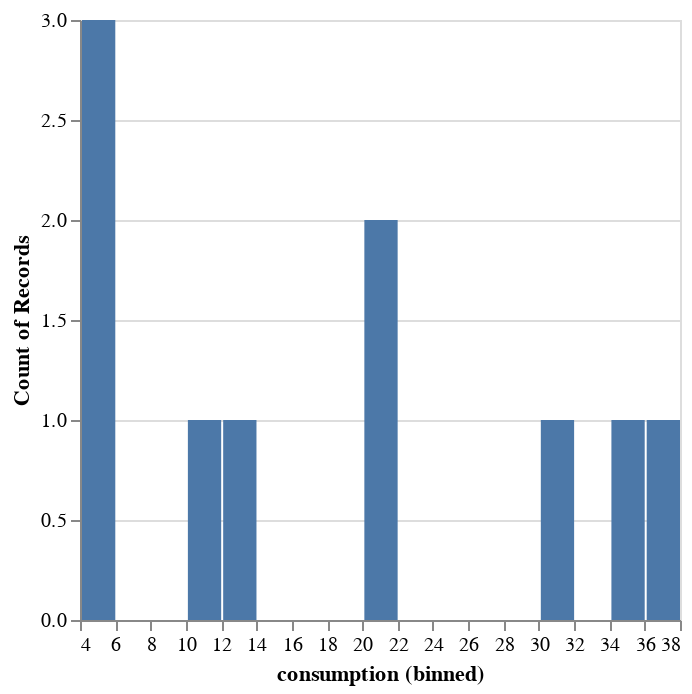

This figure's notebook cell:
### Code cell
alt.Chart(data).mark_bar().encode(
    alt.X("consumption:Q", bin=alt.Bin(step=2)),
    y='count()',
)

### Figure 1 — Vega-Lite specification as saved in the notebook (floating-point values rounded to 4 significant figures)
{"config": {"view": {"continuousWidth": 300, "continuousHeight": 300}}, "data": {"name": "data-36650bf388010e29e3b55a54f397f7ae"}, "mark": {"type": "bar"}, "encoding": {"x": {"bin": {"step": 2}, "field": "consumption", "type": "quantitative"}, "y": {"aggregate": "count", "type": "quantitative"}}, "$schema": "https://vega.github.io/schema/vega-lite/v5.15.1.json", "datasets": {"data-36650bf388010e29e3b55a54f397f7ae": [{"day": 1, "consumption": 10.5}, {"day": 2, "consumption": 12.0}, {"day": 3, "consumption": 30.0}, {"day": 4, "consumption": 5.0}, {"day": 5, "consumption": 20.5}, {"day": 6, "consumption": 5.7}, {"day": 7, "consumption": 4.5}, {"day": 8, "consumption": 35.0}, {"day": 9, "consumption": 37.0}, {"day": 10, "consumption": 20.0}]}}
